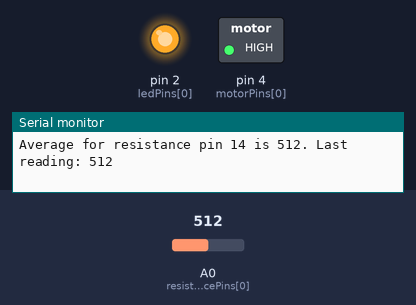
Bench run of a sketch on a simulated Arduino Uno, built with avr-gcc and run on an emulated ATmega328P. On the bench: switched loads named in the sketch (green lamp = pin HIGH), output pins drawn as LEDs (lit = HIGH), the last lines printed to the serial monitor. Inputs (shaded band) come from the test bench; at power-on: A0 (resistancePins[0]) = 512. Pins used as bus, display or sensor lines are not drawn.

Above: at 1.2 s.
1.3 s: A0 (resistancePins[0]) set to 984
4.3 s: A0 (resistancePins[0]) set to 1016
At 7.3 s:
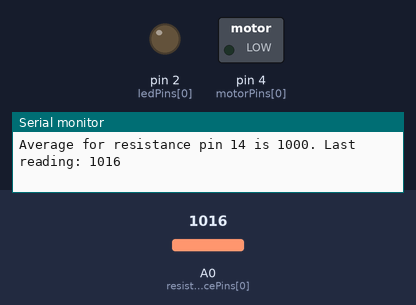
Timing chart, 0 to 8.8 s (numbered marks = the images above; inputs shaded):
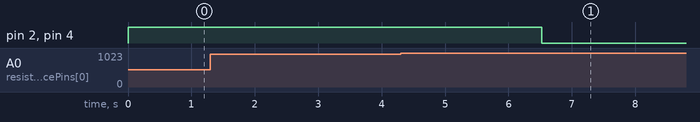

Measured:
- the behaviour switches between 999 and 1000 on A0 (resistancePins[0]) (found by bisection; images 0 and 1)
- after the input at 4.3 s, pin 2 (ledPins[0]), pin 4 (motorPins[0]): HIGH → LOW after 2.2 s instead of 2.5 s

The sketch:

Prototype.ino
```cpp
const float floatingAverageDuration = 0.1; // in minutes
const int calculationsPerMinute = 240;

const int ledPins[2] = { 2 };
const int numberOfMeasureSpots = 1;
const int floatingAverageArrayLength = floatingAverageDuration * calculationsPerMinute;
int resistancePins[numberOfMeasureSpots] = { A0 } ;
int motorPins[numberOfMeasureSpots] = { 4 };
int floatingAverage[numberOfMeasureSpots][floatingAverageArrayLength] = {{}};
int total[numberOfMeasureSpots];
int readIndex = 0;
bool firstLoop = true;
bool ledsOn = false;
const long del = (1000L * 60) / calculationsPerMinute;


int threshold = 930;


void setup() {
  // initialize serial communications at 9600 bps:

  Serial.begin(9600);

  for (int i = 0; i < sizeof(ledPins); i++) {
    pinMode(ledPins[i], OUTPUT);
  }

  for (int i = 0; i < numberOfMeasureSpots; i++) {
    pinMode(resistancePins[i], INPUT);
    pinMode(motorPins[i], OUTPUT);
  }
}

void loop() {

  for (int i = 0; i < numberOfMeasureSpots; i++) {
    int resistance = analogRead(resistancePins[i]);
    total[i] = total[i] - floatingAverage[i][readIndex];

    floatingAverage[i][readIndex] = resistance;

    total[i] = total[i] + floatingAverage[i][readIndex];

    int average = 0;
    if (!firstLoop) {
      average = total[i] / floatingAverageArrayLength;
    } else {
      average = total[i] / (readIndex + 1);
    }

    DebugLog(resistancePins[i], average, resistance);

    if (average < threshold) {
      ledsOn = true;
      digitalWrite(motorPins[i], HIGH);
    } else {
      digitalWrite(motorPins[i], LOW);
    }
  }

  // Turn LEDs on if a patch is over threshold
  if (ledsOn) {
    for (int j = 0; j < sizeof(ledPins); j++) {
      digitalWrite(ledPins[j], HIGH);
    }
  } else {
    for (int j = 0; j < sizeof(ledPins); j++) {
      digitalWrite(ledPins[j], LOW);
    }
  }

  readIndex++;
  if (readIndex >= floatingAverageArrayLength) {
    readIndex = 0;
    firstLoop = false;
  }

  ledsOn = false;

  delay(del);
}

void DebugLog(int pin, int average, int resistance) {
    Serial.print("Average for resistance pin ");
    Serial.print(pin);
    Serial.print(" is ");
    Serial.print(average);
    Serial.print(". Last reading: ");
    Serial.println(resistance);
}
```
